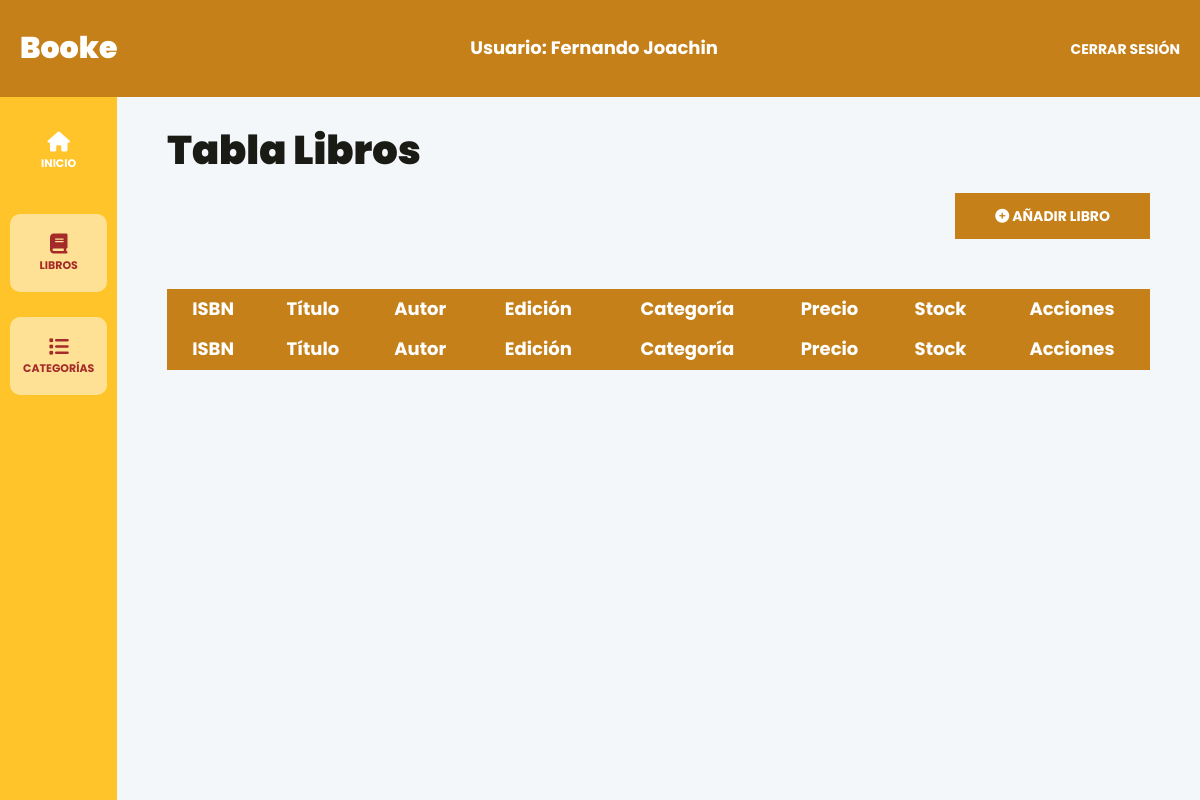
The page /librosAdmin.php?categoria=Negocios y Finanzas (signed in) on the database as committed earlier.
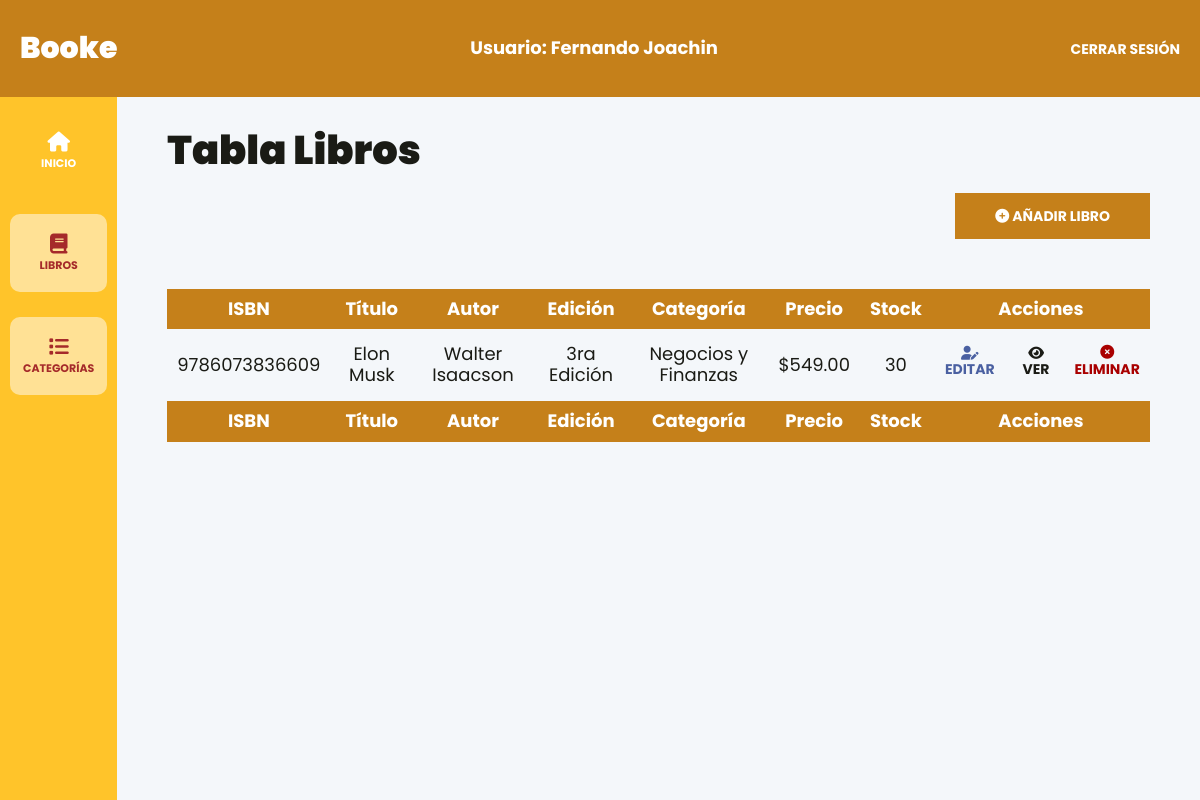
The same page on the database as committed later.
### tables this page shows
CREATE TABLE `books` (
  `id` int NOT NULL AUTO_INCREMENT,
  `bookIsbn` varchar(45) DEFAULT NULL,
  `bookTitle` varchar(45) DEFAULT NULL,
  `bookAuthor` varchar(45) DEFAULT NULL,
  `bookEdition` varchar(45) DEFAULT NULL,
  `bookCategory` varchar(45) DEFAULT NULL,
  `bookStock` int DEFAULT NULL,
  `imagen` varchar(45) DEFAULT NULL,
  `bookPrice` decimal(5,2) DEFAULT NULL,
  PRIMARY KEY (`id`)
);

### models/ActiveRecord.php (called while the page is built, shortened)
<?php
class ActiveRecord{
    protected static $db;
    protected static $nombreTabla = "";
    public static function all(){
        $query = "SELECT * FROM " . static::$nombreTabla;
        $resultado = self::consultarSQL($query);
        return $resultado;
    }
    public static function whereAll($columna, $valor) {
        $query = "SELECT * FROM " . static::$nombreTabla . " WHERE {$columna} = '{$valor}'";
        $resultado = self::consultarSQL($query);
        return $resultado;
    }
    public static function setDB($database){
        self::$db = $database;
    }
    public static function consultarSQL($query){
        $resultado = self::$db->query($query);
        $array = [];
        while($registro = $resultado->fetch_assoc()){
            $array[] = static::crearObjetos($registro);
        }
        return $array;
    }
    public static function crearObjetos($registro){
        $objeto = new static();
        foreach($registro as $key => $value){
            if(property_exists($objeto, $key)){
                $objeto->$key = $value;
            }
        }
        return $objeto;
    }
}

### controllers/BookController/obtenerLibros.php (called while the page is built, shortened)
<?php
function obtenerLibrosPorCategoria($categoria)
{
    if($categoria === "all"){
        $libros = LibroModel::all();
    }else{
        $libros = LibroModel::whereAll("bookCategory", $categoria);
    }
    return $libros;
}
function obtenerCategorias()
{
    $libros = LibroModel::all();
    $nombresCategorias = array_column($libros, 'bookCategory');
    $categoriasUnicas = array_unique($nombresCategorias);
    return $categoriasUnicas;
}

### template/sidebar-admin.php (called while the page is built, shortened)
<?php
    require_once './controllers/BookController/obtenerLibros.php';
    $categorias = obtenerCategorias();
?>

### librosAdmin.php (the view, shortened to what the changed rows need)
<?php
    include __DIR__ ."/template/header-admin.php";
?>
<div class="dashboard__grid">
    <?php
        include_once __DIR__ .'/template/sidebar-admin.php';
    ?>
    <main class="dashboard__contenido">
        <h1>Tabla Libros</h1>
        <?php
            require_once __DIR__ . '/controllers/BookController/obtenerLibros.php';
            $libros = obtenerLibrosPorCategoria($_GET['categoria'] ?? "all");
        ?>
        <table id="books-table" class="table">
            <thead class="table__thead">
                <tr>
                    <th scope="col" class="table__th">ISBN</th>
                    <th scope="col" class="table__th">Título</th>
                    <th scope="col" class="table__th">Autor</th>
                    <th scope="col" class="table__th">Edición</th>
                    <th scope="col" class="table__th">Categoría</th>
                    <th scope="col" class="table__th">Precio</th>
                    <th scope="col" class="table__th">Stock</th>
                    <th scope="col" class="table__th">Acciones</th>
                </tr>
            </thead>
            <tbody class="table__tbody">
                <?php foreach($libros as $libro){ ?>
                    <tr class="table__tr">
                        <td class="table__td"><?= $libro->bookIsbn?></td>
                        <td class="table__td"><?= $libro->bookTitle?></td>
                        <td class="table__td"><?= $libro->bookAuthor?></td>
                        <td class="table__td"><?= $libro->bookEdition?></td>
                        <td class="table__td"><?= $libro->bookCategory?></td>
                        <td class="table__td">$<?= $libro->bookPrice?></td>
                        <td class="table__td"><?= $libro->bookStock?></td>
                        <td class="table__td--acciones">
                            <a class="table__accion table__accion--editar" href="<?= $GLOBALS["raiz_sitio"] . "editar.php?id=" . $libro->id ?>">
                                <i class="fa-solid fa-user-pen"></i>
                                Editar
                            </a>
                            <button class="table__accion table__accion--ver">
                                <i class="fa-solid fa-eye"></i>
                                Ver
                            </button>
                            <form method="POST" action="./controllers/BookController/eliminarLibro.php" class="table__formulario">
                                <button class="table__accion table__accion--eliminar" type="submit">
                                    <i class="fa-solid fa-circle-xmark"></i>
                                    Eliminar
                                </button>
                            </form>
                        </td>
                    </tr>
                <?php };?>
            </tbody>
            <tfoot class="table__thead">
                <tr>
                    <th scope="col" class="table__th">ISBN</th>
                    <th scope="col" class="table__th">Título</th>
                    <th scope="col" class="table__th">Autor</th>
                    <th scope="col" class="table__th">Edición</th>
                    <th scope="col" class="table__th">Categoría</th>
                    <th scope="col" class="table__th">Precio</th>
                    <th scope="col" class="table__th">Stock</th>
                    <th scope="col" class="table__th">Acciones</th>
                </tr>
            </tfoot>
        </table>
    </main>
</div>
<?php
    include __DIR__ ."/template/footer-admin.php";
?>

Rows that differ between the two databases and show on the page:
added books: bookIsbn "9786073836609", bookTitle "Elon Musk", bookAuthor "Walter Isaacson", bookEdition "3ra Edición", bookCategory "Negocios y Finanzas", bookPrice "549.00", bookStock "30"
